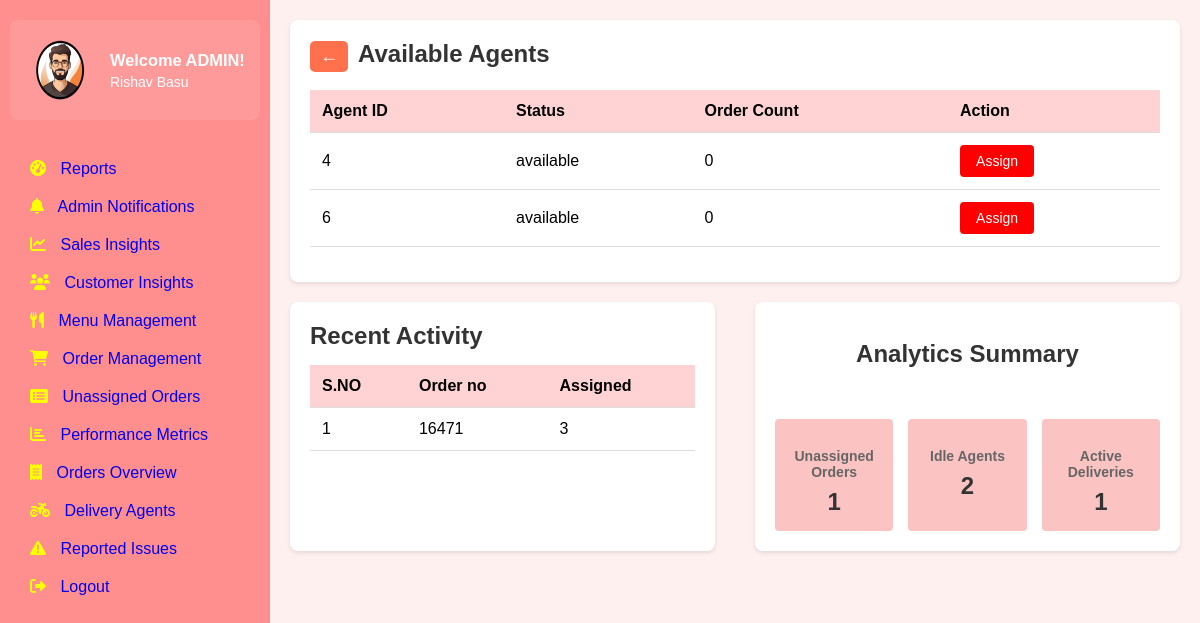
Before: /assign-dashboard/1 (signed in) with the older database file.
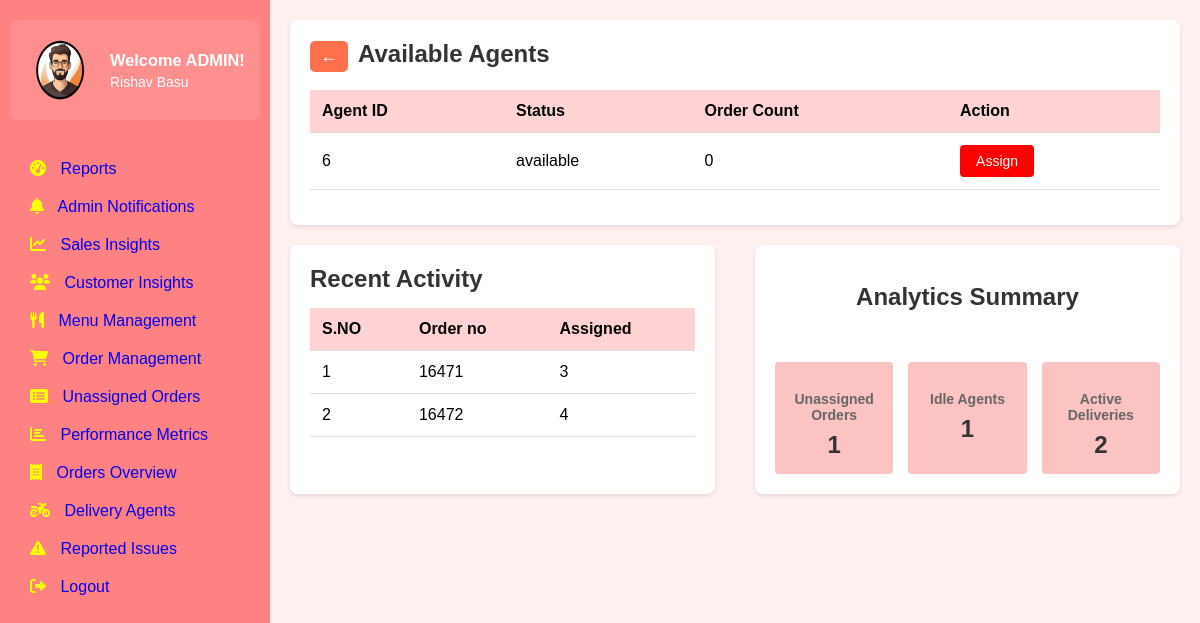
After: the same page with the newer database file.
### tables this page shows
CREATE TABLE Delivery_agents (
        id INTEGER PRIMARY KEY,
        name TEXT NOT NULL,
        status TEXT NOT NULL,
        FOREIGN KEY (id) REFERENCES Users(user_id),
        FOREIGN KEY (name) REFERENCES Users(full_name)
    );

### app.py (the view)
@app.route('/assign-dashboard/<int:order_id>')
def agent_assignment_dashboard(order_id):
    if not is_admin():
        flash('Access denied. Admins only.', 'error')
        return redirect(url_for('signin'))
    db = get_db_connection()
    cur = db.cursor()
    cur.execute('''SELECT da.*,
    COALESCE((SELECT COUNT(*)
        FROM Delivery d
        WHERE d.Delivery_Agent_ID = da.id AND date(d.Delivery_time) = date('now')), 0) as today_orders
    FROM Delivery_agents da
    WHERE da.status = 'available';''')
    order_count = cur.fetchall()
    agents = [{"id":count[0], "name":count[1], "status":count[2], "order_count":count[3]}
                   for count in order_count]
    cur.execute("""
        SELECT d.order_id, d.delivery_agent_id
        FROM Delivery d WHERE Status='Assigned'
        ORDER BY d.pickup_time DESC LIMIT 5
    """)
    recent_activities = cur.fetchall()
    recent_activities = [
        {"S_No": i + 1, "order_id": activity[0], "agent_id": activity[1] or "Unassigned"}
        for i, activity in enumerate(recent_activities)
    ]
    cur.execute("SELECT COUNT(*) FROM Delivery WHERE status = 'Unassigned'")
    unassigned_orders = cur.fetchone()[0]
    cur.execute("SELECT COUNT(*) FROM Delivery_agents WHERE status = 'available'")
    idle_agents = cur.fetchone()[0]
    cur.execute("SELECT COUNT(*) FROM Delivery WHERE status IN ('Assigned', 'Out for delivery')")
    active_deliveries = cur.fetchone()[0]
    analytics_summary = {
        'unassigned_orders': unassigned_orders,
        'idle_agents': idle_agents,
        'active_deliveries': active_deliveries
    }
    return render_template(
        'order_assignment.html',
        agents=agents,
        recent_activities=recent_activities,
        analytics_summary=analytics_summary,
        order_id=order_id
    )

### app.py (called while the page is built)
def is_admin():
    user_email = session.get('user')
    if not user_email:
        print("No user in session")
        return False
    conn = get_db()
    cursor = conn.cursor()
    cursor.execute('SELECT is_admin FROM Users WHERE email = ?', (user_email,))
    user = cursor.fetchone()
    conn.close()
    if user:
        print(f"User {user_email} is {'an admin' if user['is_admin'] == 1 else 'not an admin'}")
    return user and user['is_admin'] == 1

@app.teardown_appcontext
def close_connection(exception):
    db = getattr(g, '_database', None)
    if db is not None:
        db.close()

def get_db():
    conn = sqlite3.connect('existing_database.db')
    conn.row_factory = sqlite3.Row
    return conn

def get_db_connection():
    conn = sqlite3.connect("existing_database.db")
    conn.row_factory = sqlite3.Row
    return conn

### templates/order_assignment.html (shortened to what this page needs)
{% extends 'base.html' %}
{% block extra_css %}
<link rel="stylesheet" href="{{ url_for('static', filename='css/order_assignment.css') }}">
{% endblock %}
{% block content %}
<div class="section-box agents-section">
    <button class="back-btn" onclick="window.history.back()">←</button><span class="order-title"><b>Available Agents</b></span>
    <br><br>
    <table class="agents-table">
        <thead>
            <tr>
                <th>Agent ID</th>
                <th>Status</th>
                <th>Order Count</th>
                <th>Action</th>
            </tr>
        </thead>
        <tbody>
            {% for agent in agents %}
            <tr>
                <td>{{ agent.id }}</td>
                <td>{{ agent.status }}</td>
                <td>{{agent.order_count}}</td>
                <td>
                    <form method="POST" action="{{ url_for('assign_agent', order_id=order_id, agent_id=agent.id) }}"
                       data-order-id="{{ order_id }}" data-agent-id="{{ agent.id }}">
                       <button type="button" class="assign-btn">Assign</button>
                    </form>
                </td>
            </tr>
            {% endfor %}
        </tbody>
    </table>
</div>
<div class="bottom-sections">
    <div class="section-box recent-activity">
        <h2>Recent Activity</h2>
        <table>
            <thead>
                <tr>
                    <th>S.NO</th>
                    <th>Order no</th>
                    <th>Assigned</th>
                </tr>
            </thead>
            <tbody>
                {% for activity in recent_activities %}
                <tr>
                    <td>{{ activity.S_No }}</td>
                    <td>{{ activity.order_id }}</td>
                    <td>{{ activity.agent_id or 'Unassigned' }}</td>
                </tr>
                {% endfor %}
            </tbody>
        </table>
    </div>
    <div class="section-box analytics-summary">
        <br><h2 style="text-align: center;">Analytics Summary</h2><br><br>
        <div class="analytics-grid">
            <div class="analytics-item">
                <h3>Unassigned Orders</h3>
                <p>{{ analytics_summary.unassigned_orders }}</p>
            </div>
            <div class="analytics-item">
                <h3>Idle Agents</h3>
                <p>{{ analytics_summary.idle_agents }}</p>
            </div>
            <div class="analytics-item">
                <h3>Active Deliveries</h3>
                <p>{{ analytics_summary.active_deliveries }}</p>
            </div>
        </div>
    </div>
</div>
{% endblock %}

Changed rows visible on the page:
no longer on this page (row edited): Delivery_agents: id "4", status "available", order_count "0"
Other visible differences:
{{ analytics_summary.idle_agents }}: "2" → "1"
{{ analytics_summary.active_deliveries }}: "1" → "2"
new list line: "2 16472 4"
